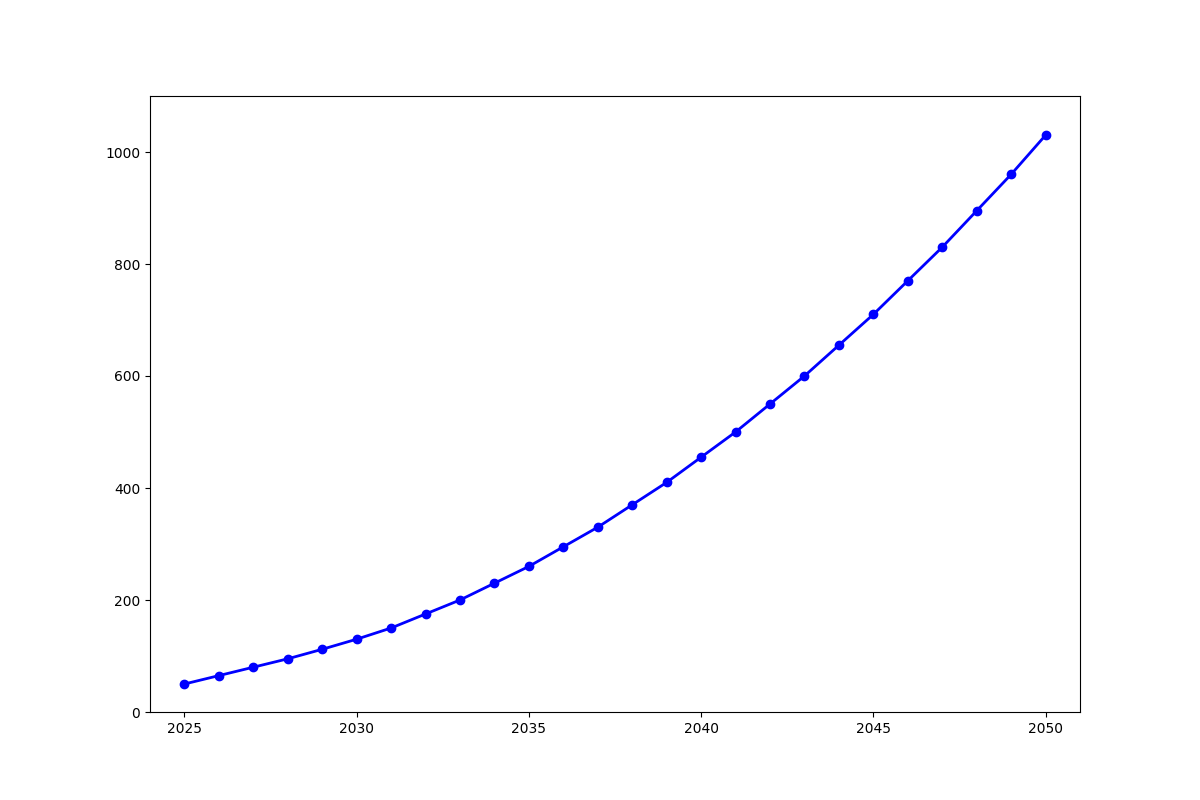

This chart was generated by the following Python code:
import matplotlib.pyplot as plt
import numpy as np

years = np.arange(2025, 2051)

solar_energy = np.array([50, 65, 80, 95, 112, 130, 150, 175, 200, 230, 260, 295, 330, 370, 410, 455, 500, 550, 600, 655, 710, 770, 830, 895, 960, 1030])

fig, ax1 = plt.subplots(figsize=(12, 8))

ax1.plot(years, solar_energy, marker='o', linestyle='-', linewidth=2, color='blue')  # Applied single color

ax1.set_xlim(2024, 2051)
ax1.set_ylim(0, 1100)

plt.show()
